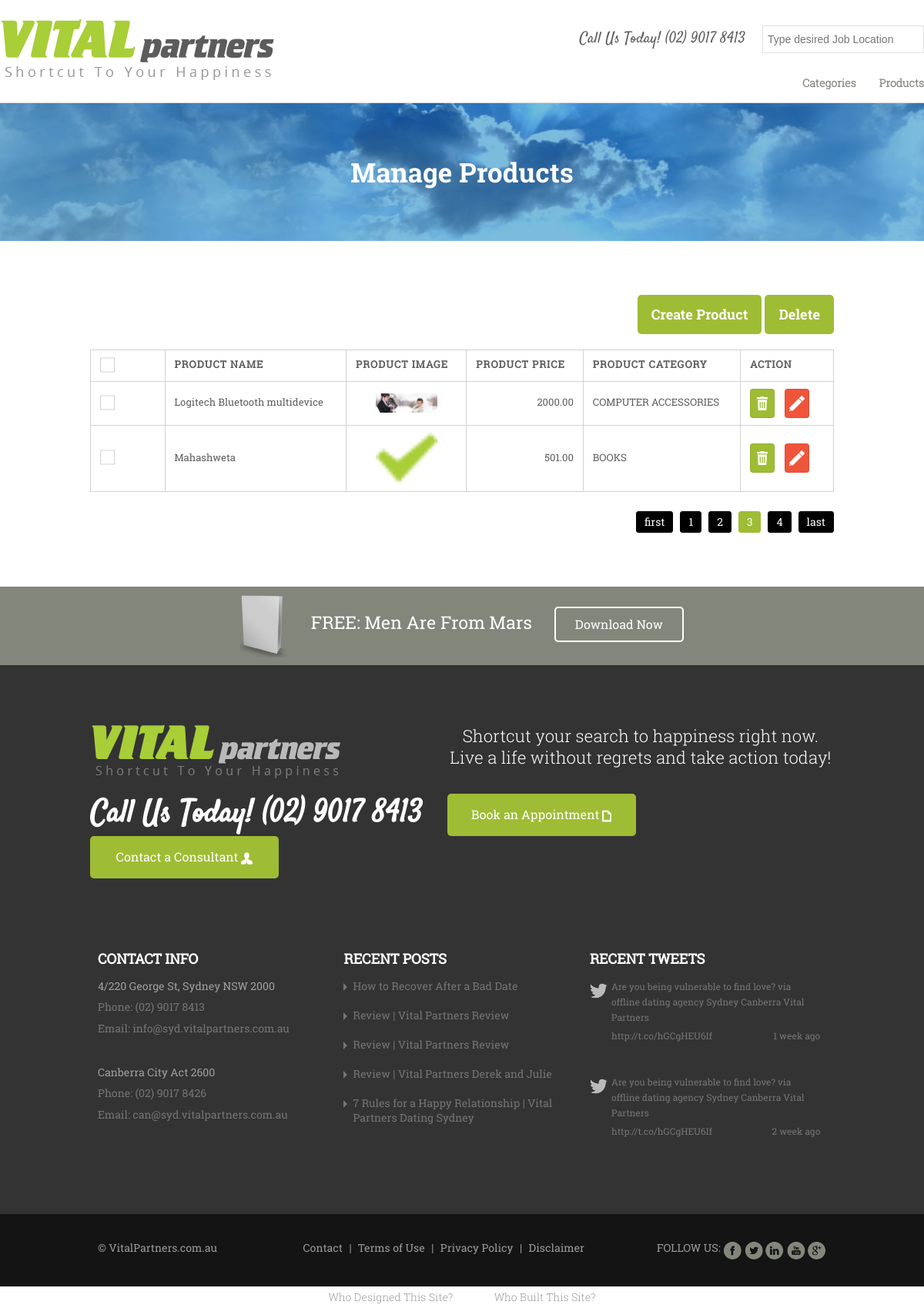
Page /Product/list_product.php?page=3 on the committed database.
### tables this page shows
CREATE TABLE IF NOT EXISTS `assign_product` (
  `id` int(11) NOT NULL AUTO_INCREMENT,
  `name` varchar(50) NOT NULL,
  `price` decimal(11,2) NOT NULL,
  `image` varchar(50) NOT NULL,
  `category` int(11) NOT NULL,
  `status` tinyint(1) NOT NULL DEFAULT '1',
  `created_on` datetime NOT NULL,
  `created_by` int(11) NOT NULL,
  `modified_on` timestamp NULL DEFAULT CURRENT_TIMESTAMP,
  `modified_by` int(11) DEFAULT NULL,
  PRIMARY KEY (`id`),
  KEY `category` (`category`),
  KEY `category_2` (`category`),
  KEY `category_3` (`category`),
  KEY `category_4` (`category`),
  KEY `category_5` (`category`)
);

CREATE TABLE IF NOT EXISTS `assign_category` (
  `id` int(11) NOT NULL AUTO_INCREMENT,
  `name` varchar(50) NOT NULL,
  `status` tinyint(1) NOT NULL DEFAULT '1',
  `created_on` datetime NOT NULL,
  `created_by` int(11) NOT NULL,
  `modified_on` timestamp NULL DEFAULT CURRENT_TIMESTAMP,
  `modified_by` int(11) DEFAULT NULL,
  PRIMARY KEY (`id`)
);

### Product/list_product.php (the view, shortened to what this page needs)
<?php
$i=0;
$offset=0;
$limit=2;
if(isset($_GET['page']))
{
    $offset=($_GET['page']-1)*$limit;
}
include '../Includes/db_config.php';
include '../Includes/header.php';
?>
<div class="section banner_section who_we_help">
    <div class="container">
        <h4>Manage Products</h4>
    </div>
</div>
<div class="section content_section">
    <div class="container">
        <div class="filable_form_container">
            <div class="mange_buttons">
                <ul>
                    <li><a href="add_product.php">Create Product</a></li>
                    <li><a href="javascript:del_func();">Delete</a></li>
                </ul>
            </div>
            <div class="table_container_block">
                <table width="100%">
                    <thead>
                        <tr>
                            <th width="10%">
                                <input type="checkbox" class="checkbox uncheck" id="checkall"> <label class="css-label mandatory_checkbox_fildes" for="checkall"></label>
                            </th>
                            <th style="">Product Name </th>
                            <th style="">Product Image</th>
                            <th style="">Product Price</th>
                            <th style="">Product Category </th>
                            <th>Action</th>
                        </tr>
                    </thead>
                    <tbody>
                        <?php
                        if (empty($id)) {
                            $sqlquery = "SELECT assign_product.id AS prod_id,assign_product.name,assign_product.image,
                                     assign_product.price,assign_category.name AS cat_name
                                     FROM   assign_category
                                     LEFT JOIN assign_product
                                     ON assign_category.id = assign_product.category WHERE assign_product.status = 1 LIMIT ".$limit." OFFSET ".$offset;
                        }
                        $result = $conn->query($sqlquery);
                        if ($result->num_rows > 0) {
                            while ($row = $result->fetch_assoc()) {
                                ?>
                                <tr>
                                    <td>
                                        <label class="css-label mandatory_checkbox_fildes" for="<?php echo $row['prod_id'] ?>"></label>
                                    </td>
                                    <td><?php echo $row['name'] ?></td>
                                    <td style="text-align:center">
                                        <?php if (!empty($row['image'])) { ?>
                                            <?php if (!file_exists('../upload/' . $row['image'])) { ?>
                                                <img src="../images/default-image.jpg" style="width:80px; height:auto;" alt="Image NOT Available">
                                            <?php } else { ?>
                                                <img src="../upload/<?php echo $row['image'] ?>" style="width:80px; height:auto;" alt="Image NOT Available">
                                            <?php }
                                        } else { ?>
                                            <img src="../images/default-image.jpg" style="width:80px; height:auto;" alt="Image NOT Available"><?php } ?></td>
                                    <td style="text-align:right"><?php echo $row['price'] ?></td>
                                    <td><?php echo $row['cat_name'] ?></td>
                                    <td>
                                        <div class="buttons">
                                            <button class="btn btn_edit" onclick="del_func()">Delete</button>
                                            <a  class="btn btn_delete" href="edit_product.php?<?php echo "product_id=" . $row['prod_id'] . "" ?>">">Edit</a>
                                        </div>
                                    </td>
                                </tr>
                                <?php
                            }
                        }
                        ?>
                    </tbody>
                </table>
            </div>
            <div class="pagination">
                <ul>
                    <li><a href="<?php echo htmlspecialchars($_SERVER["PHP_SELF"])."?page=1" ?>">first</a></li>
                    <?php
                    if (empty($id)){
                    $sql= "SELECT count(*) as count from assign_product where status=1";
                    }else{
                        $sql= "SELECT count(*) as count from assign_product where category=".$id." AND status=1";
                    }
                    $result = $conn->query($sql);
                    $row= $result->fetch_assoc();
                    $total_entry= $row['count'];
                    do{
                    ?>
                    <li><a href="<?php echo htmlspecialchars($_SERVER["PHP_SELF"])."?page=".($i+1) ?>"<?php if(($i*$limit)==($offset)){echo 'class="selected"';}?>><?php echo $i+1;?></a>
                    <?php $i++;
                    } while($i<$total_entry/$limit);
                    mysqli_close($conn);?>
                    <li><a href="<?php echo htmlspecialchars($_SERVER["PHP_SELF"])."?page=".$i ?>">last</a></li>
                </ul>
            </div>
        </div>
    </div>
</div>
<?php include '../Includes/footer.php'; ?>

### css/default.css (style rules this page uses)
html, body, div, span, applet, object, iframe, h1, h2, h3, h4, h5, h6, p, blockquote, pre, a, abbr, acronym, address, big, cite, code, del, dfn, em, img, ins, kbd, q, s, samp, small, strike, strong, sub, sup, tt, var, b, u, i, center, dl, dt, dd, ol, ul, li, fieldset, form, label, legend, table, caption, tbody, tfoot, thead, tr, th, td, article, aside, canvas, details, figcaption, figure, footer, header, hgroup, menu, nav, section, summary, time, mark, audio, video { margin: 0; padding: 0; border: 0; outline: 0; font-size: 100%; font: inherit; vertical-align: baseline; }
body { line-height: 1; }
ol, ul { list-style: none; }
table { border-collapse: collapse; border-spacing: 0; }
caption, th, td { text-align:left; font-weight:400; }
audio, canvas, img, video { vertical-align: middle; }
a { text-decoration: none;outline: 0;max-width:100%; max-width:none\9; color: #e54c4c; }
ul, ol { margin: 0 0 20px 0; list-style-position: inside; }
ul { list-style: none; }
ul li { list-style: none; }
* { -webkit-transition: all 0.3s; transition: all 0.3s; -moz-transition: all 0.3s; -ms-transition: all 0.3s; }
body { font-size:14px; font-family:Arial, Helvetica, sans-serif; line-height:1.3em; }
h1, .h1, h2, .h2, h3, .h3, h4, .h4 { font-weight: 600;margin: 0; }
h4, .h4 { font-size:1.4em; margin-bottom:13px; line-height: 1.1em; }
img, a img { border:none; padding: 0; margin:0; display:inline-block; max-width: 100%; height:auto; image-rendering: optimizeQuality; }
label { display: block; font-weight: bold;font-size: 12px; }
table { width: 100%;padding: 0; margin: 0 0 20px 0; font-size: 13px; color: #5c5c5c; font-family: 'roboto_slabregular'; }
th { font-weight:bold;letter-spacing: 1px;text-transform: uppercase;text-align: left;padding: 9px 12px;border-style: solid;border-width: 1px;border-left:none;border-top:none; }
td { font-size: 13px;padding: 9px 12px;border-style: solid;border-width: 1px; border-color:#d2d2d2;border-left:none;border-top:none; }
tr th:first-child, tr td:first-child { border-color:#d2d2d2; border-left-style: solid;border-left-width: 1px; }
tr:first-child th, tr:first-child td { border-color:#d2d2d2; border-top-style: solid;border-top-width: 1px; }
html, body { width:100%; height:100%; }

### rows in the picture
assign_product: name "Logitech Bluetooth multidevice", image (picture), price "2000.00", category.name "COMPUTER ACCESSORIES"
assign_product: name "Mahashweta", image (picture), price "501.00", category.name "BOOKS"
